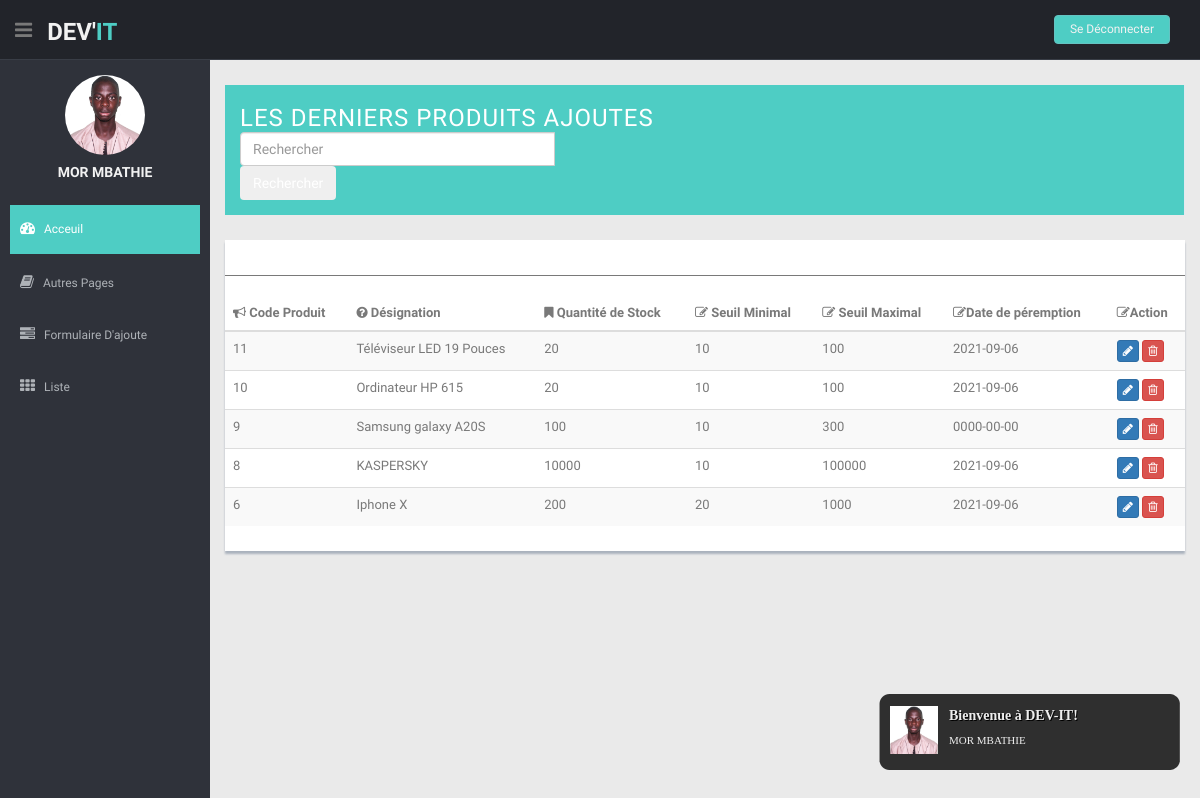
The page /pages/index.php?profile=1 (signed in) on the database its author committed.
### tables this page shows
CREATE TABLE `users` (
  `IDUSERS` int(10) UNSIGNED NOT NULL,
  `NOM` varchar(40) NOT NULL,
  `PRENOM` varchar(40) NOT NULL,
  `LOGIN` varchar(40) NOT NULL,
  `PASSWORD` varchar(40) NOT NULL,
  `PROFIL` varchar(40) NOT NULL
);

CREATE TABLE `produit` (
  `NUMPRODUIT` int(11) NOT NULL,
  `DESIGNIATION` varchar(30) DEFAULT NULL,
  `QTESTOCK` decimal(9,0) DEFAULT NULL,
  `SEUILMIN` decimal(2,0) DEFAULT NULL,
  `SEUILMAX` decimal(9,0) DEFAULT NULL,
  `Date_Peremption` date NOT NULL DEFAULT current_timestamp()
);

### pages/index.php (the view, shortened to what this page needs)
<!DOCTYPE html>
<html lang="en">
<head>
  <link href="lib/bootstrap/css/bootstrap.min.css" rel="stylesheet">
  <link href="lib/font-awesome/css/font-awesome.css" rel="stylesheet" />
  <link rel="stylesheet" type="text/css" href="css/zabuto_calendar.css">
  <link rel="stylesheet" type="text/css" href="lib/gritter/css/jquery.gritter.css" />
  <link href="css/style.css" rel="stylesheet">
  <link href="css/style-responsive.css" rel="stylesheet">
</head>
<body>
  <section id="container">
   <?php require_once "entete.php" ?>
  <?php  require_once "sidebar.php" ?>
  </section>
    <section id="main-content">
      <section class="wrapper">
         <div class="chat-room mt">
          <aside class="mid-side">
            <div class="chat-room-head">
              <h3>LES DERNIERS PRODUITS AJOUTES</h3>
            <div class="input-group">
              <form action="Rechercher.php" method="POST" class="pull-right position">
              <input type="search" class="form-control rounded" name ="chercher" placeholder="Rechercher" aria-label="Search"
                aria-describedby="search-addon" />
                 <button type="submit" name = "rechercher" class="btn btn-outline-primary" >Rechercher</button>
              </div>
            </div>
        </div>
        <div class="row mt">
          <div class="col-md-12">
            <div class="content-panel">
              <table class="table table-striped table-advance table-hover">
                <hr>
                <thead>
                  <tr>
                    <th><i class="fa fa-bullhorn"></i> Code Produit</th>
                    <th class="hidden-phone"><i class="fa fa-question-circle"></i> Désignation</th>
                    <th><i class="fa fa-bookmark"></i> Quantité de Stock</th>
                    <th><i class=" fa fa-edit"></i> Seuil Minimal</th>
                    <th><i class=" fa fa-edit"></i> Seuil Maximal</th>
                    <th><i class=" fa fa-edit"></i>Date de péremption</th>
                    <th><i class=" fa fa-edit"></i>Action</th>
                  </tr>
                </thead>
                <tbody>
                  <?php
                    include '../database/db.php';
                    $resultats = $conn->query("SELECT * FROM produit ORDER BY `NUMPRODUIT` DESC LIMIT 5");
                    foreach ($resultats as $ligne){
                  ?>
                  <tr>
                    <td><?=$ligne['NUMPRODUIT']?></td>
                    <td class="hidden-phone"><?=$ligne['DESIGNIATION']?></td>
                    <td><?=$ligne['QTESTOCK']?></td>
                    <td><?=$ligne['SEUILMIN']?></td>
                    <td><?=$ligne['SEUILMAX']?></td>
                    <td><?=$ligne['Date_Peremption']?></td>
                    <td>
                      <a class=" btn btn-primary btn-xs" href='ModifierP.php?code=<?=$ligne["NUMPRODUIT"]?>' class ="col"><i class="fa fa-pencil"></i></a></button>
                      <a href ='SupprimerP.php?code=<?=$ligne["NUMPRODUIT"]?>' class="btn btn-danger btn-xs" onclick="return onDelete();" ><i class="fa fa-trash-o"></i></a>
                    </td>
                  </tr>
                  <?php
                    }
                  ?>
                </tbody>
              </table>
            </div>
          </div>
        </div>
      </section>
    </section>
</body>
</html>

### pages/entete.php (shortened to what this page needs)
<!DOCTYPE html>
<html lang="fr">
<head>
</head>
<body>
<header class="header black-bg">
      <div class="sidebar-toggle-box">
        <div class="fa fa-bars tooltips" data-placement="right" data-original-title="Toggle Navigation"></div>
      </div>
      <a href="index.php" class="logo"><b>DEV'<span>IT</span></b></a>
      <div class="top-menu">
        <ul class="nav pull-right top-menu">
          <li><a class="logout" href="deconnexion.php">Se Déconnecter</a></li>
        </ul>
      </div>
    </header>
</body>
</html>

### pages/sidebar.php (shortened to what this page needs)
<!DOCTYPE html>
<html lang="en">
<head>
    <?php
        require_once "../database/db.php";
        $username = $_SESSION['IDUSERS'];
        $resultats = $conn->query("SELECT * FROM users where IDUSERS = $username ");
      ?>
</head>
<body>
<aside>
      <div id="sidebar" class="nav-collapse ">
        <ul class="sidebar-menu" id="nav-accordion">
          <p class="centered"><a href="profile.html"><img src="img/photo.jpg" class="img-circle" width="80"></a></p>
          <?php
        foreach($resultats as $ligne){?>
        <h5 class="centered"><?php echo $ligne["PRENOM"]." ". $ligne['NOM'];?></h5>
        <?php
        }
        ?>
          <li class="mt">
            <a class="active" href="index.php">
              <i class="fa fa-dashboard"></i>
              <span>Acceuil</span>
              </a>
          </li>
          <li class="sub-menu">
            <a href="javascript:;">
              <i class="fa fa-book"></i>
              <span>Autres Pages</span>
              </a>
          </li>
          <li class="sub-menu">
            <a href="javascript:;">
              <i class="fa fa-tasks"></i>
              <span>Formulaire D'ajoute</span>
              </a>
          </li>
          <li class="sub-menu">
            <a href="javascript:;">
              <i class="fa fa-th"></i>
              <span>Liste</span>
              </a>
          </li>
        </ul>
      </div>
    </aside>
</body>
</html>

### pages/css/style.css (style rules this page uses)
body { color: #797979; background: #eaeaea; font-family: 'Ruda', sans-serif; padding: 0px !important; margin: 0px !important; font-size:13px; }
ul li { list-style: none; }
a, a:hover, a:focus { text-decoration: none; outline: none; }
#container { width: 100%; height: 100%; }
hr { margin-top: 20px; margin-bottom: 20px; border: 0; border-top: 1px solid #797979; }
.centered { text-align: center; }
.mt { margin-top: 25px; }
ul.top-menu > li > .logout { color: #f2f2f2; font-size: 12px; border-radius: 4px; -webkit-border-radius: 4px; border: 1px solid #64c3c2 !important; padding: 5px 15px; margin-right: 15px; background: #4ECDC4; margin-top: 15px; }
#sidebar { width: 210px; height: 100%; position: fixed; background: #2f323a; }
#sidebar h5 { color: #f2f2f2; font-weight: 700; }
#sidebar ul li { position: relative; }
ul.sidebar-menu , ul.sidebar-menu li ul.sub { margin: -2px 0 0; padding: 0; }
ul.sidebar-menu { margin-top: 75px; }
ul.sidebar-menu li { margin-bottom: 5px; margin-left:10px; margin-right:10px; }
ul.sidebar-menu li.sub-menu { line-height: 15px; }
ul.sidebar-menu li a span { display: inline-block; }
ul.sidebar-menu li a { color: #aeb2b7; text-decoration: none; display: block; padding: 15px 0 15px 10px; font-size: 12px; outline: none; -webkit-transition: all 0.3s ease; -moz-transition: all 0.3s ease; -o-transition: all 0.3s ease; -ms-transition: all 0.3s ease; transition: all 0.3s ease; }
ul.sidebar-menu li a.active, ul.sidebar-menu li a:hover, ul.sidebar-menu li a:focus { background: #4ECDC4; color: #fff; display: block; -webkit-transition: all 0.3s ease; -moz-transition: all 0.3s ease; -o-transition: all 0.3s ease; -ms-transition: all 0.3s ease; transition: all 0.3s ease; }
ul.sidebar-menu li a i { font-size: 15px; padding-right: 6px; }
ul.sidebar-menu li a.active i { color: #fff; }
#main-content { margin-left: 210px; }
.header, .footer { min-height: 60px; padding: 0 15px; }
.header { position: fixed; left: 0; right: 0; z-index: 1002; }
.black-bg { background: #22242a; border-bottom: 1px solid #393d46; }
.wrapper { display: inline-block; margin-top: 60px; padding-left: 15px; padding-right: 15px; padding-bottom: 15px; padding-top: 0px; width: 100%; }
a.logo { font-size: 24px; color: #f2f2f2; float: left; margin-top: 15px; text-transform: uppercase; }
a.logo b { font-weight: 900; }
a.logo span { color: #4ECDC4; }
#top_menu .nav > li, ul.top-menu > li { float: left; }
ul.top-menu > li > a { color: #666666; font-size: 16px; border-radius: 4px; -webkit-border-radius: 4px; border:1px solid #666666 !important; padding: 2px 6px; margin-right: 15px; }
.sidebar-toggle-box { float: left; padding-right: 15px; margin-top: 20px; }
.sidebar-toggle-box .fa-bars { cursor: pointer; display: inline-block; font-size: 20px; }
.content-panel { background: #ffffff; box-shadow: 0px 3px 2px #aab2bd; padding-top: 15px; padding-bottom: 5px; }
.chat-room { border-collapse: collapse; border-spacing: 0; display: table; table-layout: fixed; width: 100%; position: relative; }
.chat-room aside { display: table-cell; float: none; height: 100%; padding: 0; vertical-align: top; }
.chat-room .mid-side { width: 75%; background: #fff; border-right: 1px solid #e5e8ef; }
.chat-room-head { background:#4ECDC4; color: #FFFFFF; min-height: 70px; padding: 15px; }
.chat-room-head h3 { margin: 5px 0 0; font-weight: 100; letter-spacing: 1px; display: inline-block; }

### rows shown on the page
users: PRENOM "MOR", NOM "MBATHIE"
produit: NUMPRODUIT "11", DESIGNIATION "Téléviseur LED 19 Pouces", QTESTOCK "20", SEUILMIN "10", SEUILMAX "100", Date_Peremption "2021-09-06"
produit: NUMPRODUIT "10", DESIGNIATION "Ordinateur HP 615", QTESTOCK "20", SEUILMIN "10", SEUILMAX "100", Date_Peremption "2021-09-06"
produit: NUMPRODUIT "9", DESIGNIATION "Samsung galaxy A20S", QTESTOCK "100", SEUILMIN "10", SEUILMAX "300", Date_Peremption "0000-00-00"
produit: NUMPRODUIT "8", DESIGNIATION "KASPERSKY", QTESTOCK "10000", SEUILMIN "10", SEUILMAX "100000", Date_Peremption "2021-09-06"
produit: NUMPRODUIT "6", DESIGNIATION "Iphone X", QTESTOCK "200", SEUILMIN "20", SEUILMAX "1000", Date_Peremption "2021-09-06"
